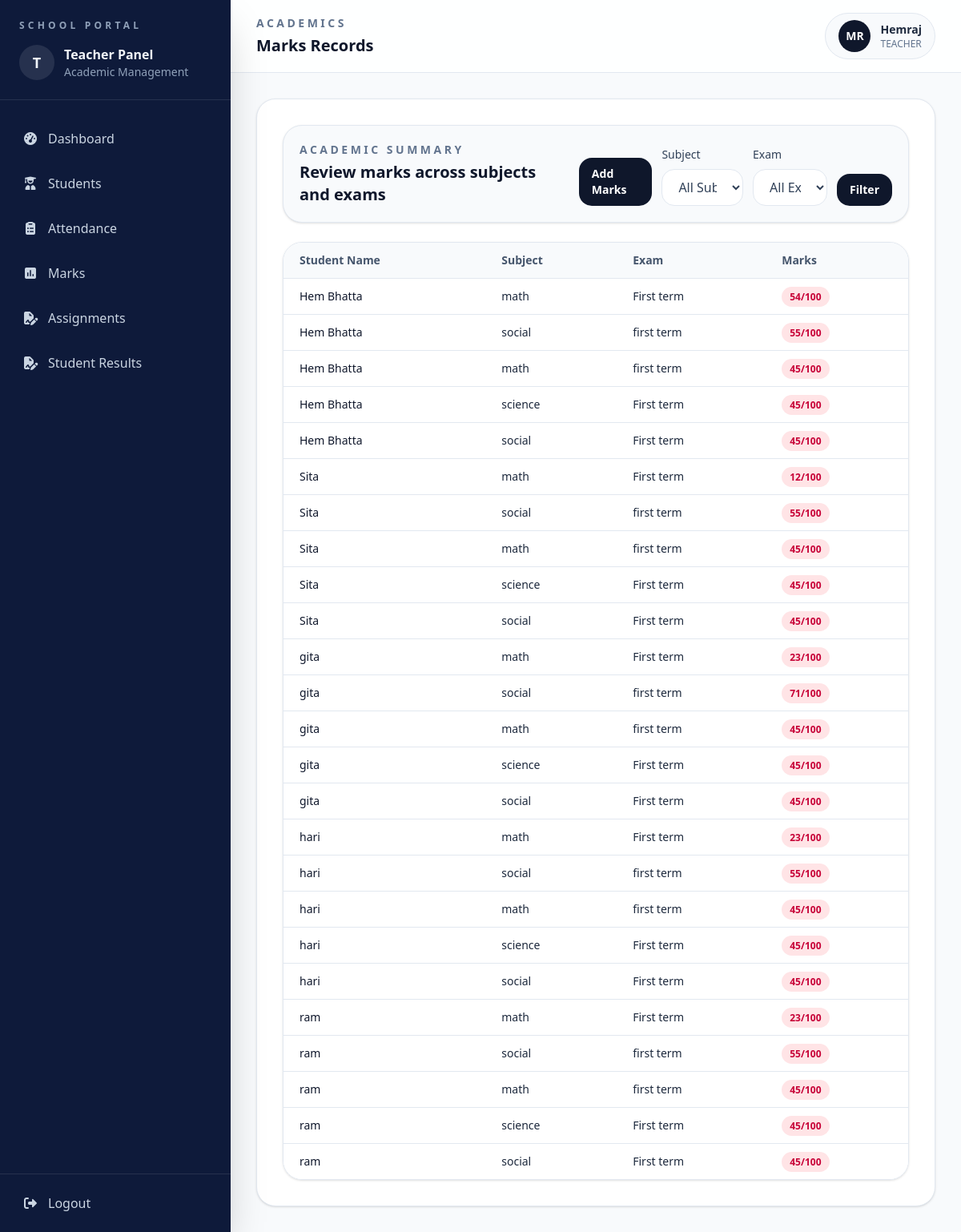
Before: /academics/marks/view/ (signed in) with the older database file.
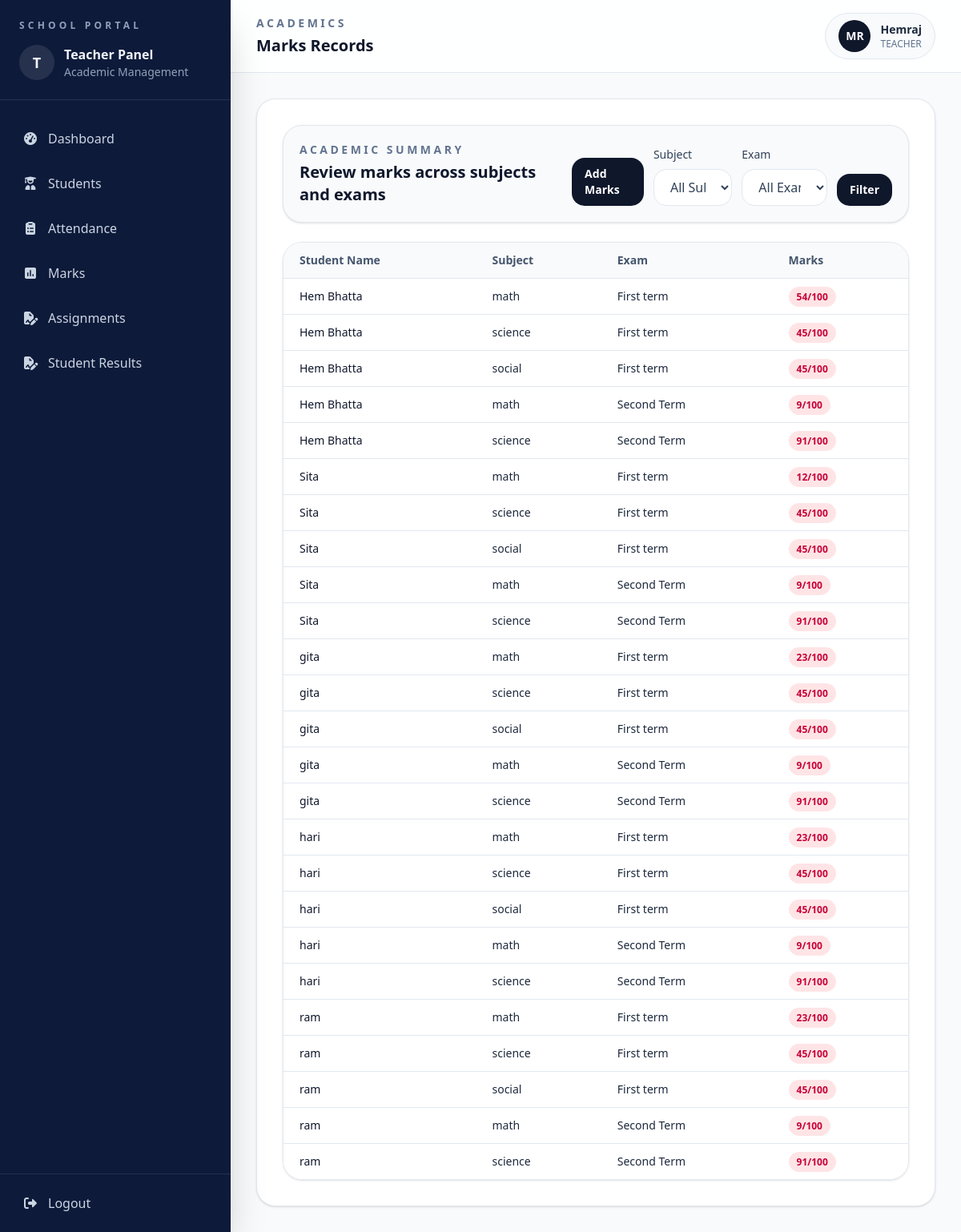
After: the same page with the newer database file.
### academics/models.py (models this page shows, shortened)
class Marks(models.Model):
    student = models.ForeignKey(Student, on_delete=models.CASCADE)
    subject = models.ForeignKey(Subject, on_delete=models.CASCADE)
    exam_name = models.CharField(max_length=100)
    marks_obtained = models.IntegerField()
    full_marks = models.IntegerField(default=100)
    class Meta:
        verbose_name = "Mark"
        verbose_name_plural = "Marks"

class Subject(models.Model):
    name = models.CharField(max_length=100)
    classroom = models.ForeignKey(ClassRoom, on_delete=models.CASCADE)

### students/models.py (models this page shows, shortened)
class Student(models.Model):
    name = models.CharField(max_length=50)
    classroom = models.ForeignKey(
        ClassRoom, on_delete=models.CASCADE, related_name="students"
    )
    address = models.TextField(blank=True, null=True)
    phone = models.CharField(max_length=10, blank=True)
    date_of_birth = models.DateField(default="2000-01-01")

### academics/views.py (the view)
# urls.py: path("marks/view/", views.view_marks, name="view-marks"),
def view_marks(request):
    classroom = ClassRoom.objects.filter(teacher=request.user).first()
    marks = Marks.objects.none()
    subjects = Subject.objects.none()
    exam_name = []
    if classroom:
        subjects = Subject.objects.filter(classroom=classroom)
        marks = (
            Marks.objects.filter(student__classroom=classroom)
            .select_related(
                "student",
                "subject",
            )
            .order_by("student__name")
        )
        subject_id = request.GET.get("subject")
        exam_name = request.GET.get("exam")
        if subject_id:
            marks = marks.filter(subject_id=subject_id)
        if exam_name:
            marks = marks.filter(exam_name=exam_name)
        exam_name = (
            Marks.objects.filter(student__classroom=classroom)
            .values_list("exam_name", flat=True)
            .distinct()
        )
    context = {
        "marks": marks,
        "subjects": subjects,
        "exam_names": exam_name,
        "selected_subject": request.GET.get("subject", ""),
        "selected_exam": request.GET.get("exam", ""),
    }
    return render(request, "academics/marks_list.html", context)

### academics/templates/academics/marks_list.html (shortened to what this page needs)
{% extends 'base.html' %}
{% block page_label %}Academics{% endblock %}
{% block page_title %}Marks Records{% endblock %}
{% block content %}
<section class="space-y-6">
  <div class="rounded-3xl border border-slate-200 bg-slate-50 p-5 shadow-sm">
    <div class="flex flex-col gap-4 lg:flex-row lg:items-end lg:justify-between">
      <div>
        <p class="text-sm font-semibold uppercase tracking-[0.25em] text-slate-500">
          Academic Summary
        </p>
        <h2 class="mt-1 text-xl font-semibold text-slate-900">
          Review marks across subjects and exams
        </h2>
      </div>
      <div class="flex flex-col gap-3 sm:flex-row sm:items-end">
        <a href="{% url 'add-marks' %}"
          class="rounded-2xl bg-slate-900 px-4 py-2.5 text-sm font-semibold text-white transition hover:bg-slate-800">
          Add Marks
        </a>
        <form method="get" class="flex flex-col gap-3 sm:flex-row sm:items-end">
        <div>
          <label for="subject" class="mb-2 block text-sm font-medium text-slate-700">
            Subject
          </label>
          <select id="subject" name="subject"
            class="w-full rounded-2xl border border-slate-200 bg-white px-4 py-2.5 text-slate-700 outline-none focus:border-slate-400">
            <option value="">
              All Subjects
            </option>
          </select>
        </div>
        <div>
          <label for="exam" class="mb-2 block text-sm font-medium text-slate-700">
            Exam
          </label>
          <select id="exam" name="exam"
            class="w-full rounded-2xl border border-slate-200 bg-white px-4 py-2.5 text-slate-700 outline-none focus:border-slate-400">
            <option value="">
              All Exams
            </option>
          </select>
        </div>
        <div>
          <button type="submit"
            class="rounded-2xl bg-slate-900 px-4 py-2.5 text-sm font-semibold text-white transition hover:bg-slate-800">
            Filter
          </button>
        </div>
        </form>
      </div>
    </div>
  </div>
  <div class="overflow-hidden rounded-3xl border border-slate-200 shadow-sm">
    <div class="overflow-x-auto">
      <table class="min-w-full divide-y divide-slate-200 text-left text-sm">
        <thead class="bg-slate-50 text-slate-600">
          <tr>
            <th class="px-5 py-3 font-semibold">
              Student Name
            </th>
            <th class="px-5 py-3 font-semibold">
              Subject
            </th>
            <th class="px-5 py-3 font-semibold">
              Exam
            </th>
            <th class="px-5 py-3 font-semibold">
              Marks
            </th>
          </tr>
        </thead>
        <tbody class="divide-y divide-slate-200 bg-white">
          {% for mark in marks %}
          <tr>
            <td class="px-5 py-3 font-medium text-slate-900">
              {{ mark.student.name }}
            </td>
            <td class="px-5 py-3">
              {{ mark.subject.name }}
            </td>
            <td class="px-5 py-3">
              {{ mark.exam_name }}
            </td>
            <td class="px-5 py-3">
              {% widthratio mark.marks_obtained mark.full_marks 100 as percentage %}
              <span class=" rounded-full px-2.5 py-1 text-xs font-semibold
                                    {% if percentage >= 80 %}
                                        bg-emerald-100 text-emerald-700
                                    {% elif percentage >= 50 %}
                                        bg-amber-100 text-amber-700
                                    {% else %}
                                        bg-rose-100 text-rose-700
                                    {% endif %}
                                ">
                {{ mark.marks_obtained }}/{{ mark.full_marks }}
              </span>
            </td>
          </tr>
          {% empty %}
          <tr>
            <td colspan="4" class="px-5 py-10 text-center text-slate-500">
              No marks records found.
            </td>
          </tr>
          {% endfor %}
        </tbody>
      </table>
    </div>
  </div>
</section>
{% endblock %}

Changed rows visible on the page:
removed Marks: student.name "Hem Bhatta", subject.name "social", exam_name "first term", marks_obtained "55", full_marks "100"
removed Marks: student.name "Hem Bhatta", subject.name "math", exam_name "first term", marks_obtained "45", full_marks "100"
removed Marks: student.name "Sita", subject.name "social", exam_name "first term", marks_obtained "55", full_marks "100"
removed Marks: student.name "Sita", subject.name "math", exam_name "first term", marks_obtained "45", full_marks "100"
removed Marks: student.name "gita", subject.name "social", exam_name "first term", marks_obtained "71", full_marks "100"
removed Marks: student.name "gita", subject.name "math", exam_name "first term", marks_obtained "45", full_marks "100"
removed Marks: student.name "hari", subject.name "social", exam_name "first term", marks_obtained "55", full_marks "100"
removed Marks: student.name "hari", subject.name "math", exam_name "first term", marks_obtained "45", full_marks "100"
removed Marks: student.name "ram", subject.name "social", exam_name "first term", marks_obtained "55", full_marks "100"
removed Marks: student.name "ram", subject.name "math", exam_name "first term", marks_obtained "45", full_marks "100"
added Marks: student.name "Hem Bhatta", subject.name "math", exam_name "Second Term", marks_obtained "9", full_marks "100"
added Marks: student.name "Hem Bhatta", subject.name "science", exam_name "Second Term", marks_obtained "91", full_marks "100"
added Marks: student.name "Sita", subject.name "math", exam_name "Second Term", marks_obtained "9", full_marks "100"
added Marks: student.name "Sita", subject.name "science", exam_name "Second Term", marks_obtained "91", full_marks "100"
added Marks: student.name "gita", subject.name "math", exam_name "Second Term", marks_obtained "9", full_marks "100"
added Marks: student.name "gita", subject.name "science", exam_name "Second Term", marks_obtained "91", full_marks "100"
added Marks: student.name "hari", subject.name "math", exam_name "Second Term", marks_obtained "9", full_marks "100"
added Marks: student.name "hari", subject.name "science", exam_name "Second Term", marks_obtained "91", full_marks "100"
added Marks: student.name "ram", subject.name "math", exam_name "Second Term", marks_obtained "9", full_marks "100"
added Marks: student.name "ram", subject.name "science", exam_name "Second Term", marks_obtained "91", full_marks "100"
